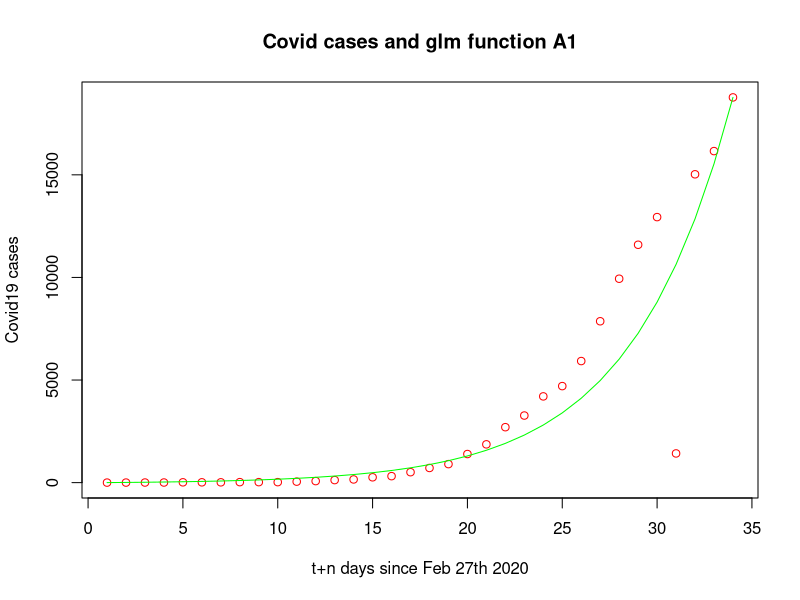
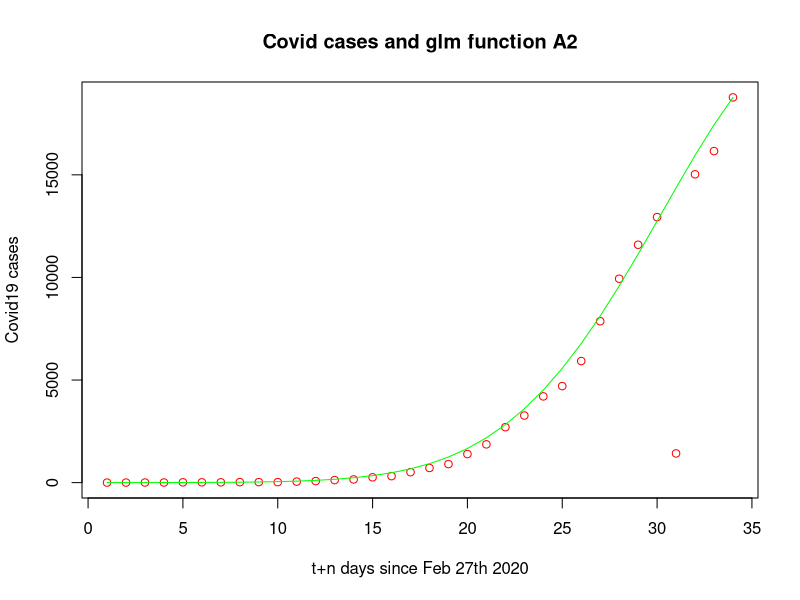
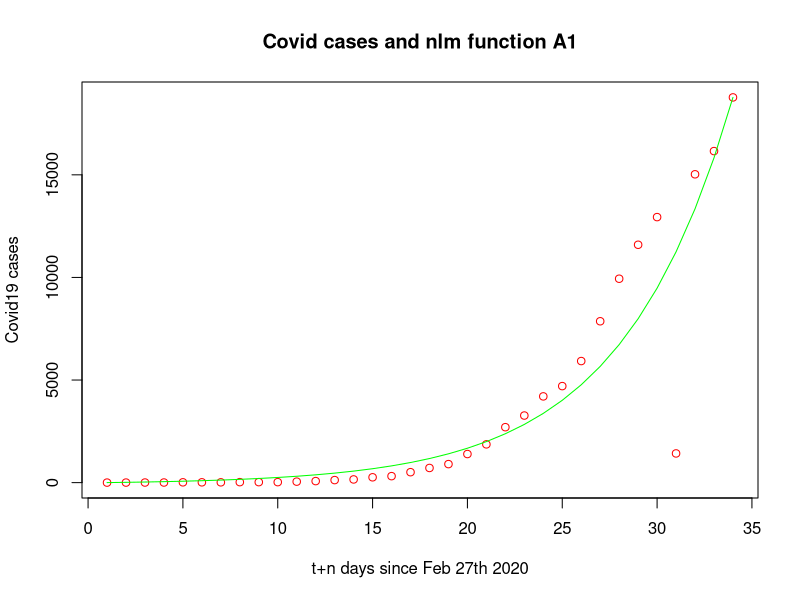
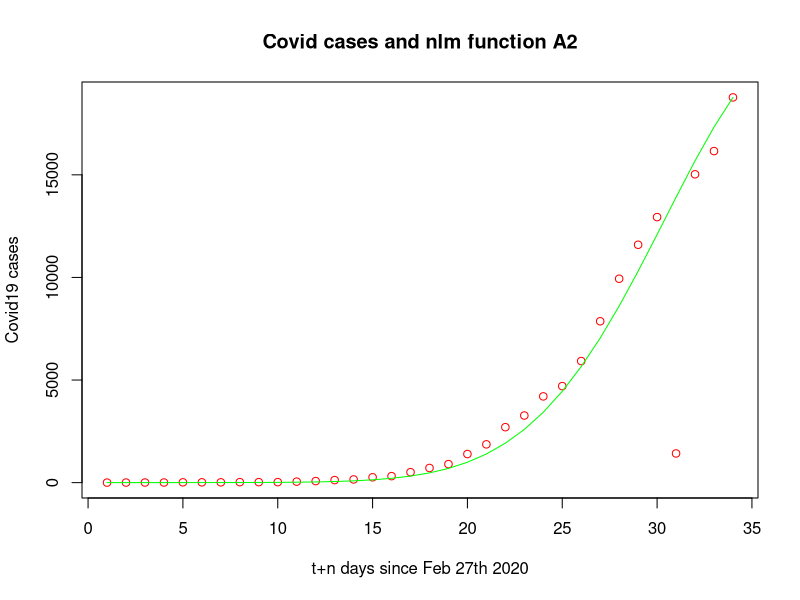
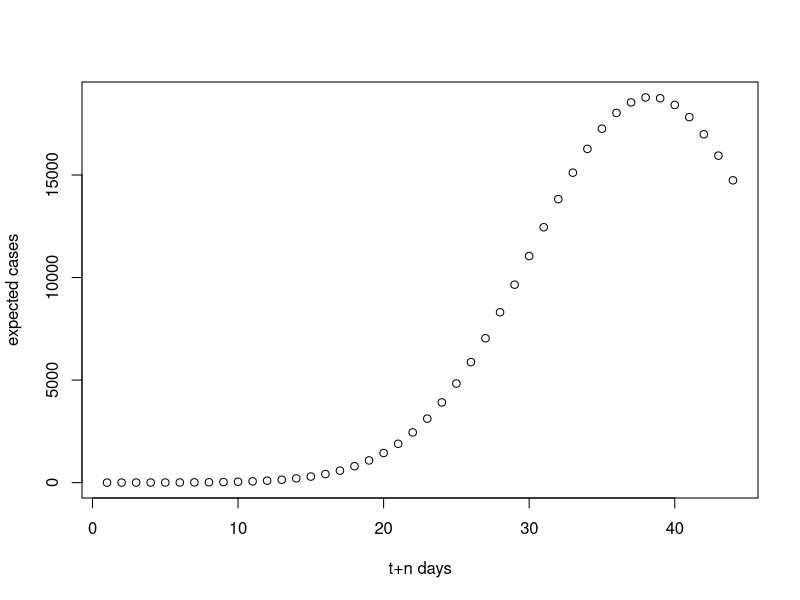
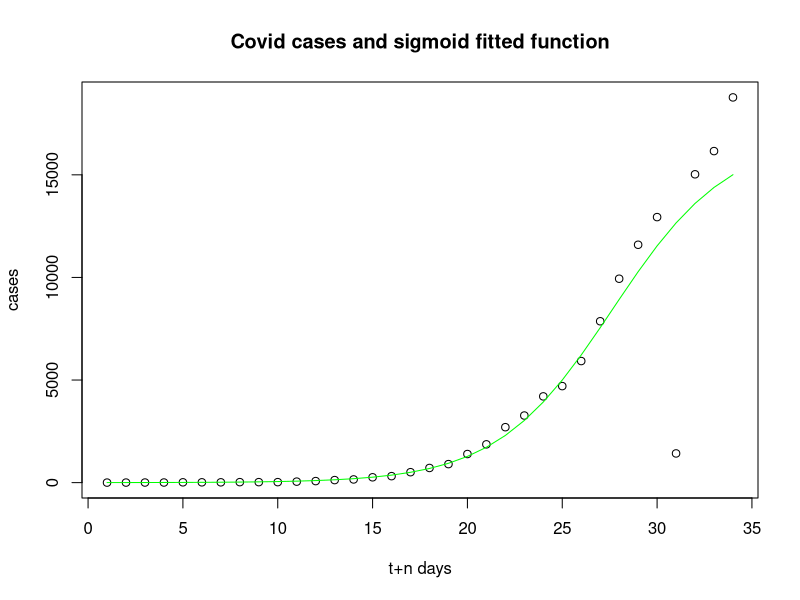

The R source for these figures, in order:
## ---- chunk 1
#tinytex::install_tinytex()
knitr::opts_chunk$set(echo = TRUE)
## ---- chunk 2
cases = c(2, 3, 5, 6, 15, 15, 15, 24, 24, 24, 49, 75, 124, 156, 260, 316, 509, 715, 903, 1394, 1866, 2702, 3270, 4203, 4704, 5925, 7864, 9937, 11592, 12940, 1423, 15026, 16157, 18773)
days = seq(1,length(cases),1)
myData <- data.frame("cases" = cases, "days" = days)
## ---- chunk 3
t <- seq(1, length(myData$days), 1)
t2 <- t*t
f2 <- glm(cases ~ t, family="poisson", data=myData)
summary(f2)$aic
f4 <- glm(cases ~ t + t2, family="poisson",data=myData)
summary(f4)$aic
## ---- chunk 4
b0 <- summary(f2)$coefficients[1]
b1 <- summary(f2)$coefficients[2]
f2c <- function(t) { return (exp(b0 + b1*t)) }
plot(myData$days,  myData$cases, type="p", col="red", ylab="Covid19 cases", xlab="t+n days since Feb 27th 2020" )
par(new=TRUE)
plot(myData$days, f2c(myData$days), type="l", col="green", axes=FALSE, main="Covid cases and glm function A1",xlab="", ylab="" )
## ---- chunk 5
b0 <- summary(f4)$coefficients[1]
b1 <- summary(f4)$coefficients[2]
b2 <- summary(f4)$coefficients[3]
f4c <- function(t) { return (exp(b0 + b1*t + b2*t**2)) }
plot(myData$days,  myData$cases, type="p", col="red", ylab="Covid19 cases", xlab="t+n days since Feb 27th 2020" )
par(new=TRUE)
plot(myData$days, f4c(myData$days), type="l", col="green", axes=FALSE, main="Covid cases and glm function A2",xlab="", ylab="" )
## ---- chunk 6
loglik=function(par){
  f = (exp(b0 + b1*t))
  return(-sum(myData$cases*log(f)-f))
}
#These initial parameters seem to give the best results
param=nlm(loglik, p=c(1,0.17),hessian = TRUE)
b0 = param$estimate[1]
b1 = param$estimate[2]
f2c <- function(t) { return (exp(b0 + b1*t)) }
plot(myData$days,  myData$cases, type="p", col="red", ylab="Covid19 cases", xlab="t+n days since Feb 27th 2020" )
par(new=TRUE)
plot(myData$days, f2c(myData$days), type="l", col="green", axes=FALSE, main="Covid cases and nlm function A1",xlab="", ylab="" )
## ---- chunk 7
loglik=function(par){
  f = (exp(b0 + b1*t + b2*t**2))
  return(-sum(myData$cases*log(f)-f))
}
#These initial parameters seem to give the best results
param=nlm(loglik, p=c(2,0.75,-0.01),hessian = TRUE)
b0 = param$estimate[1]
b1 = param$estimate[2]
b2 = param$estimate[3]
f4c <- function(t) { return (exp(b0 + b1*t + b2*t**2)) }
plot(myData$days,  myData$cases, type="p", col="red", ylab="Covid19 cases", xlab="t+n days since Feb 27th 2020" )
par(new=TRUE)
plot(myData$days, f4c(myData$days), type="l", col="green", axes=FALSE, main="Covid cases and nlm function A2",xlab="", ylab="" )
## ---- chunk 8
f4 <- glm(cases ~ t + t2, family="poisson",data=myData)
b0 <- summary(f4)$coefficients[1]
b1 <- summary(f4)$coefficients[2]
b2 <- summary(f4)$coefficients[3]
f4c <- function(t) { return (exp(b0 + b1*t + b2*t**2)) }
optimize(f4c, c(1, length(cases)+10), maximum=TRUE)
plot(seq(1,length(cases)+10,1), f4c(seq(1,length(cases)+10,1)), xlab="t+n days", ylab="expected cases")
## ---- chunk 9
A0 = myData$cases[1]
loglik=function(par){
  f = ((A0*par[1])/(A0+(par[1]-A0)*exp(-par[2]*myData$days)))
  return(-sum(myData$cases*log(f)-f))
}
#We use the initial parameters as the first value of the sample.
param=nlm(loglik, p=c(2,1),hessian = TRUE)
C = param$estimate[1]
b1 = param$estimate[2]
f6 <- function(a0,x){ return((a0*C)/(a0+(C-a0)*exp(-b1*x)))}

plot(myData$days, myData$cases, pch=1, xlab="t+n days", ylab="cases", main="Covid cases and sigmoid fitted function")
lines(myData$days, f6(A0,myData$days), col="green")
## ---- chunk 10
fi= param$hessian
sol <- solve(fi)
sigm <- sol[1,1]
sqrt(sigm)
